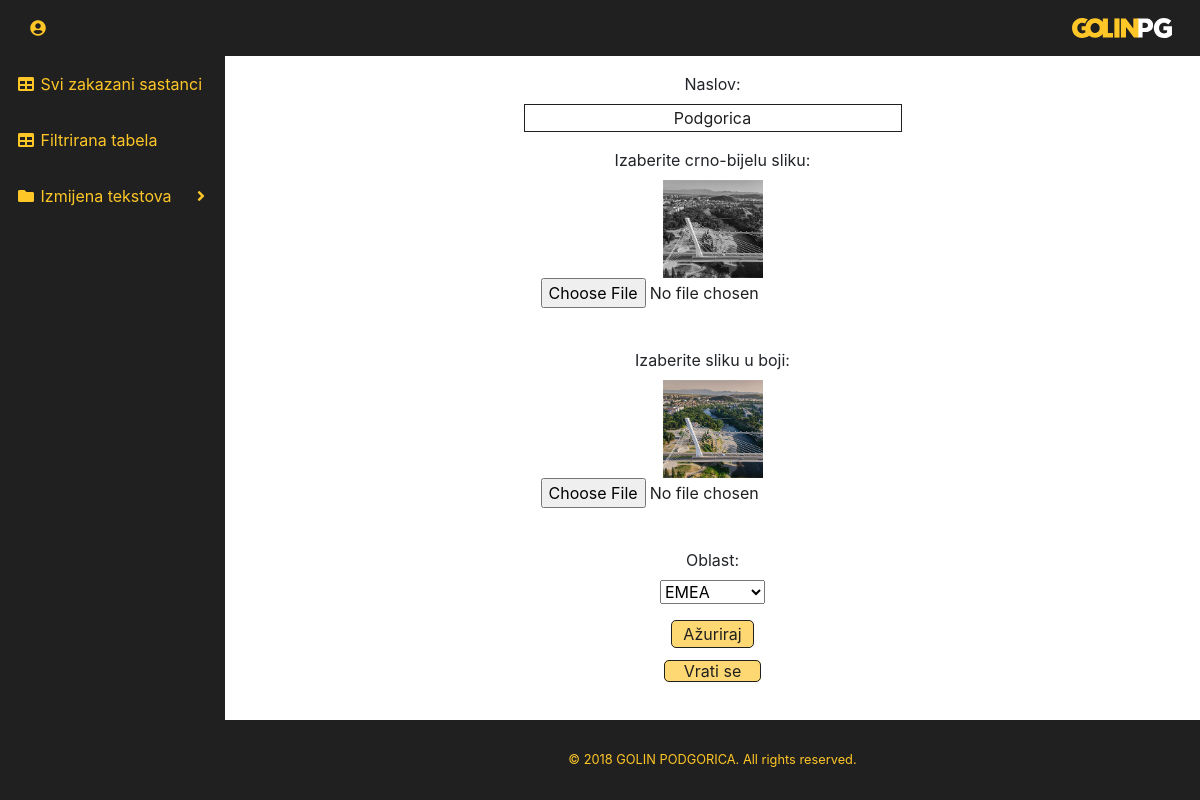
Screenshot of /admin/azuriraj.php?azuriraj=3&off_id=1 with the database file from the repository.
### tables this page shows
CREATE TABLE `offices` (
  `off_id` int(5) NOT NULL,
  `off_ub` text NOT NULL,
  `off_cnb` text NOT NULL,
  `off_naslov` varchar(255) NOT NULL,
  `off_oblast` varchar(255) NOT NULL
);

### admin/azuriraj.php (the view, shortened to what this page needs)
<?php include "includes/admin_header.php";
      include "includes/admin_navigation.php";
      include "includes/admin_footer.php";
?>
<div id="content-wrapper">
<div class="container-fluid text-left">
    <?php
    if(isset($_GET['azuriraj']) && $_GET['azuriraj']==3){
        $off_id = $_GET['off_id'];
        $query = "SELECT * FROM offices WHERE off_id=$off_id";
        $result = mysqli_query($connection, $query);
        $row = mysqli_fetch_assoc($result);
            $db_off_naslov = $row['off_naslov'];
            $db_off_cnb = $row['off_cnb'];
            $db_off_ub = $row['off_ub'];
            $db_off_oblast = $row['off_oblast'];
    ?>
<form action="" method="post" enctype= "multipart/form-data">
  <div class="form-group">
    <label for="naslov">Naslov:</label><br>
    <input type="text" name="off_naslov" class="clnaslov" value="<?php echo $db_off_naslov; ?>">
  </div>
  <div class="form-group">
      <label for="off_cnb_slika">Izaberite crno-bijelu sliku:</label><br>
    <img width=100 src="../images/Offices/cnb/<?php echo $db_off_cnb; ?>" alt='error'><br>
    <input type="file" name="off_cnb_slika" class="azimg"><br><br>
  </div>
  <div class="form-group">
      <label for="off_ub_slika">Izaberite sliku u boji:</label><br>
    <img width=100 src="../images/Offices/uboji/<?php echo $db_off_ub; ?>" alt='error'><br>
    <input type="file" name="off_ub_slika" class="azimg"><br><br>
  </div>
  <div class="form-group">
    <label for="oblast">Oblast:</label><br>
    <select name="oblast" value="<?php echo $db_off_oblast; ?>">
       <option name="EMEA">EMEA</option>
    </select>
  </div>
  <div class="form-group">
    <input type="submit" name="azoff" class="azurirajbtn" value="Ažuriraj"><br>
    <a class="azlink" href="sadrzaj.php">Vrati se</a>
  </div>
</form>
<?php } ?>
 </div>
</div>

### admin/css/sb-admin.css (style rules this page uses)
html { position: relative; min-height: 100%; }
body { height: 100%; }
#wrapper #content-wrapper { overflow-x: hidden; width: 100%; padding-top: 1rem; padding-bottom: 80px; }
:root { --input-padding-x: 0.75rem; --input-padding-y: 0.75rem; }
#content-wrapper form { margin-left: 30%; width: 40%; text-align: center; }
#content-wrapper form input { text-align: center; color: rgb(32,32,32); border: 2px solid rgb(32,32,32); }
.azurirajbtn { border: 1px solid rgb(32,32,32) !important; background-color: rgb(253, 216, 115); color: rgb(32,32,32); margin-bottom: 3%; padding-left: 3%; padding-right: 3%; border-radius: 5px; }
.azlink { border: 1px solid rgb(32,32,32) !important; background-color: rgb(253, 216, 115); color: rgb(32,32,32); text-decoration: none; padding-left: 5%; padding-right: 5%; border-radius: 5px; }
.azimg { padding: 0px; border:none !important; }
.clnaslov { width: 100%; border:1px solid rgb(32,32,32) !important; }

### rows the page displays
offices: off_naslov "Podgorica", off_cnb (picture), off_ub (picture), oblast "EMEA"
